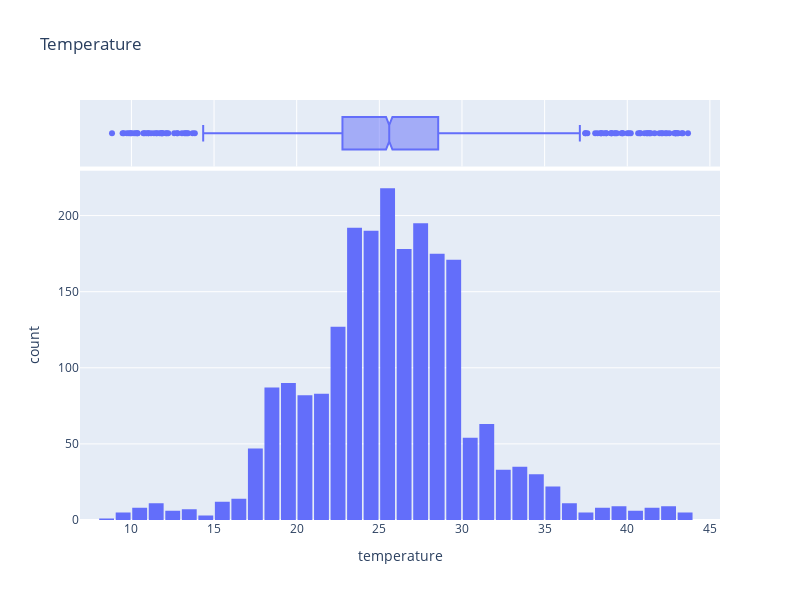

Write notebook code for a chart like this one.
### Code cell
fig = px.histogram(df,
                   x='temperature', 
                   marginal='box',
                   nbins=47,
                   title='Temperature')
fig.update_layout(width=800, height=600, bargap=0.1)
fig.show()

### Figure 1 — Plotly figure (JSON) as saved in the notebook; plotly's stock layout.template omitted (floating-point values rounded to 4 significant figures; data arrays with more than 128 entries replaced by an {"elided": "..."} marker saying what was removed)
{"data": [{"alignmentgroup": "True", "bingroup": "x", "hovertemplate": "temperature=%{x}<br>count=%{y}<extra></extra>", "legendgroup": "", "marker": {"color": "#636efa", "pattern": {"shape": ""}}, "name": "", "nbinsx": 47, "offsetgroup": "", "orientation": "v", "showlegend": false, "type": "histogram", "x": {"elided": "2200 float values"}, "xaxis": "x", "yaxis": "y"}, {"alignmentgroup": "True", "hovertemplate": "temperature=%{x}<extra></extra>", "legendgroup": "", "marker": {"color": "#636efa"}, "name": "", "notched": true, "offsetgroup": "", "showlegend": false, "type": "box", "x": {"elided": "2200 float values"}, "xaxis": "x2", "yaxis": "y2"}], "layout": {"bargap": 0.1, "barmode": "relative", "height": 600, "legend": {"tracegroupgap": 0}, "title": {"text": "Temperature"}, "width": 800, "xaxis": {"anchor": "y", "domain": [0, 1], "title": {"text": "temperature"}}, "xaxis2": {"anchor": "y2", "domain": [0, 1], "matches": "x", "showgrid": true, "showticklabels": false}, "yaxis": {"anchor": "x", "domain": [0, 0.8316], "title": {"text": "count"}}, "yaxis2": {"anchor": "x2", "domain": [0.8416, 1], "matches": "y2", "showgrid": false, "showline": false, "showticklabels": false, "ticks": ""}}}
